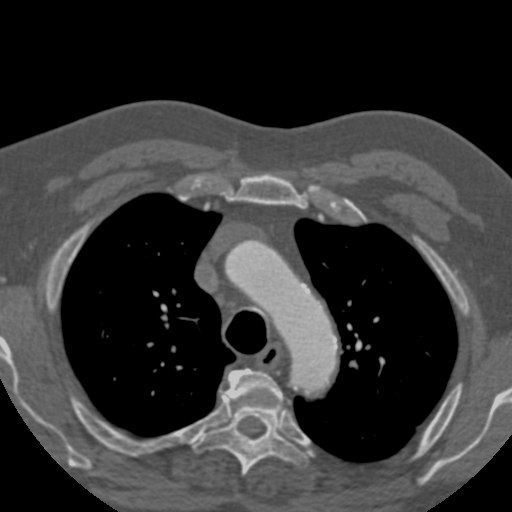
#> input picture p5/MartinRomeroRomero/datasets_Lab5/images/CT.png, 512 x 512 px; the run also reads 1 picture not shown here
$ jupyter execute Lab5.ipynb
#> lines starting #> are read from the running program, lines starting #| are printed output that depends on the picture; after the words box and inside, x2 and y2 are one past the last pixel; in counts of white or black regions, pixels touching at a corner belong together
## Master in Artificial Intelligence, USC, UDC, UVigo. 2023/2024
## COMPUTER VISION I

### Topic 4: Image Segmentation
### Part 2: morphological transformations, region growing, and tagging

[cell 1]
images_path = './datasets_Lab5/images/'

[cell 2]
import cv2
import sys
from matplotlib import pyplot as plt
import numpy as np
from skimage.morphology import (erosion, dilation, closing, opening, area_closing, area_opening)
from skimage import measure

#### Morphological transformations

**Exercise 1 [0.25 pts]:**
Load 'CT_lungs_noisy.png' and apply morphological transformations to clean the mask:
1. Eliminate the bronchi whithin the lungs.
2. Eliminate small noisy white blobs.

Use the code provided next to try different transformations (dilation, erosion, etc. with different structuring elements), MODIFY as needed, and explain your final choices. Save the resulting image.

[cell 3]
im_ct = cv2.imread(images_path + 'CT.png', cv2.IMREAD_GRAYSCALE)     # original image for reference
#> im_ct is the input picture: shape (512, 512); min 0, max 198, mean 51.5
im_ct_lungs = cv2.imread(images_path + 'CT_lungs_noisy.png', cv2.IMREAD_GRAYSCALE).astype(int)
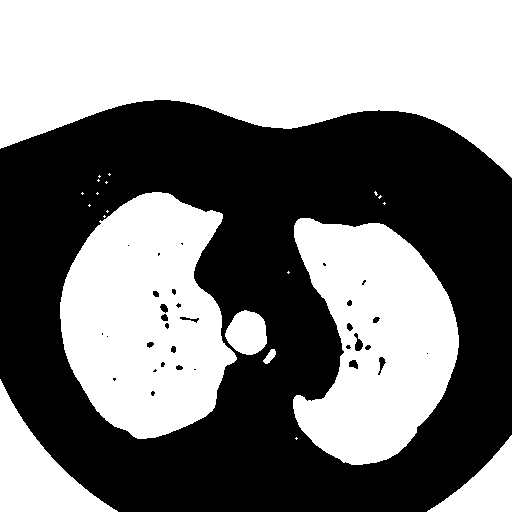
#> input picture p5/MartinRomeroRomero/datasets_Lab5/images/CT_lungs_noisy.png, 512 x 512 px
#> im_ct_lungs: shape (512, 512) int64; 50.1% white; 32 black regions (17 under 20 px), largest, box (x1, y1, x2, y2) and area: (0, 100, 512, 512) 130012, (354, 333, 363, 351) 89, (378, 357, 386, 375) 64
if im_ct is None or im_ct_lungs is None:
    sys.exit('Input images not found, check the path')

im_ct_lungs[np.where(im_ct_lungs==255)] = 1     # change from labels [0, 255] to [0, 1] to ease result's interpretation

fig, ax = plt.subplots(1, 2, figsize=(10, 10))
ax[0].imshow(im_ct, cmap='gray')
ax[1].imshow(im_ct_lungs, cmap='gray');

[cell 4]
# erosion, dilation, closing, opening?? with what parameters?

# First define a few structuring elements (SE) or kernels
se3_cross = np.array([[0,1,0],
                      [1,1,1],
                      [0,1,0]])

se3_unif = np.array([[1,1,1],
                     [1,1,1],
                     [1,1,1]])

se5_cross = np.array([[0,0,1,0,0],
                      [0,0,1,0,0],
                      [1,1,1,1,1],
                      [0,0,1,0,0],
                      [0,0,1,0,0]])


# Feel free to define and try other ones


fig, ax = plt.subplots(1, 3, figsize=(10, 10))
ax[0].imshow(se3_cross, cmap='gray')
ax[0].set_title('3x3 cross-shaped SE')
ax[1].imshow(se3_unif, cmap='gray')
ax[1].set_title('3x3 uniform SE')
ax[2].imshow(se5_cross, cmap='gray')
ax[2].set_title('5x5 cross-shaped SE');

[cell 5]
# EROSION
eroded_cross33 = erosion(im_ct_lungs, se3_cross)
#> eroded_cross33: shape (512, 512) int64; values 0 (black) and 1 (white), 49.1% white; 22 white regions (15 under 20 px), largest, box (x1, y1, x2, y2) and area: (0, 0, 512, 177) 61899, (61, 193, 236, 438) 29803, (294, 219, 458, 464) 26530
eroded_unif33 = erosion(im_ct_lungs, se3_unif)
#> eroded_unif33: shape (512, 512) int64; values 0 (black) and 1 (white), 48.6% white; 7 white regions, largest, box (x1, y1, x2, y2) and area: (0, 0, 512, 176) 61734, (61, 193, 236, 438) 29376, (294, 219, 458, 464) 26133
eroded_cross55 = erosion(im_ct_lungs, se5_cross)
#> eroded_cross55: shape (512, 512) int64; values 0 (black) and 1 (white), 48% white; 7 white regions, largest, box (x1, y1, x2, y2) and area: (0, 0, 512, 176) 61387, (62, 194, 235, 437) 28852, (295, 220, 457, 463) 25620

plt.figure(figsize=(10, 10))
plt.subplot(2, 2, 1)
plt.imshow(im_ct_lungs, cmap='gray'), plt.title('Original image')

plt.subplot(2, 2, 2)
plt.imshow(eroded_cross33, cmap='gray'), plt.title('Eroded, cross-shaped 3x3 kernel')

plt.subplot(2, 2, 3)
plt.imshow(eroded_unif33, cmap='gray'), plt.title('Eroded, uniform 3x3 kernel')

plt.subplot(2, 2, 4)
plt.imshow(eroded_cross55, cmap='gray'), plt.title('Eroded, cross-shaped 5x5 kernel');

[cell 6]
# DILATION
dilated_cross33 = dilation(im_ct_lungs, se3_cross)
#> dilated_cross33: shape (512, 512) int64; values 0 (black) and 1 (white), 51.2% white; 27 black regions (21 under 20 px), largest, box (x1, y1, x2, y2) and area: (0, 101, 512, 512) 127681, (356, 340, 362, 350) 46, (350, 361, 357, 368) 33, (161, 305, 167, 312) 28, (380, 358, 385, 368) 28, (162, 315, 167, 320) 20
dilated_unif33 = dilation(im_ct_lungs, se3_unif)
#> dilated_unif33: shape (512, 512) int64; values 0 (black) and 1 (white), 51.6% white; 23 black regions (18 under 20 px), largest, box (x1, y1, x2, y2) and area: (0, 101, 512, 512) 126586, (356, 340, 362, 350) 37, (350, 361, 357, 367) 27, (162, 305, 167, 311) 20, (380, 358, 384, 367) 20
dilated_cross55 = dilation(im_ct_lungs, se5_cross)
#> dilated_cross55: shape (512, 512) int64; values 0 (black) and 1 (white), 52.2% white; 17 black regions (15 under 20 px), largest, box (x1, y1, x2, y2) and area: (0, 102, 512, 512) 125293, (357, 341, 361, 349) 24

plt.figure(figsize=(10, 10))
plt.subplot(2, 2, 1)
plt.imshow(im_ct_lungs, cmap='gray'), plt.title('Original image')

plt.subplot(2, 2, 2)
plt.imshow(dilated_cross33, cmap='gray'), plt.title('Dilated, cross-shaped 3x3 kernel')

plt.subplot(2, 2, 3)
plt.imshow(dilated_unif33, cmap='gray'), plt.title('Dilated, uniform 3x3 kernel')

plt.subplot(2, 2, 4)
plt.imshow(dilated_cross55, cmap='gray'), plt.title('Dilated, cross-shaped 5x5 kernel')

[cell 7]
# We can also visualize the differences wrt initial mask
fig=plt.figure(figsize=(12, 10))
plt.subplot(1, 3, 1)
plt.imshow(im_ct_lungs - eroded_cross33), plt.title('Diff., eroded cross-shaped 3x3')

plt.subplot(1, 3, 2)
plt.imshow(im_ct_lungs - eroded_unif33), plt.title('Diff., eroded uniform 3x3')

plt.subplot(1, 3, 3)
plt.imshow(im_ct_lungs - eroded_cross55), plt.title('Diff., eroded cross-shaped 5x5') #, plt.colorbar(shrink=0.3, pad=0.01)

plt.figure(figsize=(12, 10))
plt.subplot(1, 3, 1)
plt.imshow(im_ct_lungs - dilated_cross33), plt.title('Diff., dilated cross-shaped 3x3')

plt.subplot(1, 3, 2)
plt.imshow(im_ct_lungs - dilated_unif33), plt.title('Diff., dilated uniform 3x3')

plt.subplot(1, 3, 3)
plt.imshow(im_ct_lungs - dilated_cross55), plt.title('Diff., dilated cross-shaped 5x5')    #, plt.colorbar(shrink=0.3, pad=0.01)

print('Unique values in original mask:', np.unique(im_ct_lungs))
#| Unique values in original mask: [0 1]
print('Unique values in original mask - eroded:', np.unique(im_ct_lungs - eroded_cross33))
#| Unique values in original mask - eroded: [0 1]
print('Unique values in original mask - dilated:', np.unique(im_ct_lungs-dilated_cross33))
#| Unique values in original mask - dilated: [-1  0]

[cell 8]
# OPENING
opened_cross33 = opening(im_ct_lungs, se3_cross)
#> opened_cross33: shape (512, 512) int64; values 0 (black) and 1 (white), 50.1% white; 32 black regions (17 under 20 px), largest, box (x1, y1, x2, y2) and area: (0, 100, 512, 512) 130017, (354, 333, 363, 351) 90, (378, 357, 386, 375) 64
opened_unif33 = opening(im_ct_lungs, se3_unif)
#> opened_unif33: shape (512, 512) int64; values 0 (black) and 1 (white), 50.1% white; 30 black regions (16 under 20 px), largest, box (x1, y1, x2, y2) and area: (0, 100, 512, 512) 130105, (160, 304, 169, 329) 112, (354, 333, 363, 351) 89
opened_cross55 = opening(im_ct_lungs, se5_cross)
#> opened_cross55: shape (512, 512) int64; values 0 (black) and 1 (white), 50.1% white; 29 black regions (16 under 20 px), largest, box (x1, y1, x2, y2) and area: (0, 100, 512, 512) 130129, (353, 333, 371, 351) 120, (160, 304, 169, 329) 113

plt.figure(figsize=(8, 8))
plt.subplot(2, 2, 1)
plt.imshow(im_ct_lungs, cmap='gray'), plt.title('Original image')

plt.subplot(2, 2, 2)
plt.imshow(opened_cross33, cmap='gray'), plt.title('Opened, cross-shaped 3x3 kernel')

plt.subplot(2, 2, 3)
plt.imshow(opened_unif33, cmap='gray'), plt.title('Opened, uniform 3x3 kernel')

plt.subplot(2, 2, 4)
plt.imshow(opened_cross55, cmap='gray'), plt.title('Opened, cross-shaped 5x5 kernel')

# Difference
plt.figure(figsize=(12, 10))
plt.subplot(1, 3, 1)
plt.imshow(im_ct_lungs - opened_cross33, cmap='gray'), plt.title('Diff., opening cross-shaped 3x3')

plt.subplot(1, 3, 2)
plt.imshow(im_ct_lungs - opened_unif33, cmap='gray'), plt.title('Diff., opening uniform 3x3')

plt.subplot(1, 3, 3)
plt.imshow(im_ct_lungs - opened_cross55, cmap='gray'),plt.title('Diff., opening cross-shaped 5x5');

[cell 9]
# CLOSING
closed_cross33 = closing(im_ct_lungs, se3_cross)
#> closed_cross33: shape (512, 512) int64; values 0 (black) and 1 (white), 50.2% white; 27 black regions (13 under 20 px), largest, box (x1, y1, x2, y2) and area: (0, 100, 512, 512) 130007, (355, 339, 363, 351) 72, (349, 360, 358, 369) 56
closed_unif33 = closing(im_ct_lungs, se3_unif)
#> closed_unif33: shape (512, 512) int64; values 0 (black) and 1 (white), 50.2% white; 23 black regions (10 under 20 px), largest, box (x1, y1, x2, y2) and area: (0, 100, 512, 512) 129968, (355, 339, 363, 351) 73, (349, 360, 358, 368) 57
closed_cross55 = closing(im_ct_lungs, se5_cross)
#> closed_cross55: shape (512, 512) int64; values 0 (black) and 1 (white), 50.3% white; 16 black regions (5 under 20 px), largest, box (x1, y1, x2, y2) and area: (0, 100, 512, 512) 129903, (355, 339, 363, 351) 65, (349, 360, 358, 368) 45

plt.figure(figsize=(8, 8))
plt.subplot(2, 2, 1)
plt.imshow(im_ct_lungs, cmap='gray'), plt.title('Original image')

plt.subplot(2, 2, 2)
plt.imshow(closed_cross33, cmap='gray'), plt.title('Closed, cross-shaped 3x3 kernel')

plt.subplot(2, 2, 3)
plt.imshow(closed_unif33, cmap='gray'), plt.title('Closed, uniform 3x3 kernel')

plt.subplot(2, 2, 4)
plt.imshow(closed_cross55, cmap='gray'), plt.title('Closed, cross-shaped 5x5 kernel')

# Difference
plt.figure(figsize=(12, 10))
plt.subplot(1, 3, 1)
plt.imshow(im_ct_lungs - closed_cross33, cmap='gray'), plt.title('Diff., closing cross-shaped 3x3')

plt.subplot(1, 3, 2)
plt.imshow(im_ct_lungs - closed_unif33, cmap='gray'), plt.title('Diff., closing uniform 3x3')

plt.subplot(1, 3, 3)
plt.imshow(im_ct_lungs - closed_cross55, cmap='gray'), plt.title('Diff., closing cross-shaped 5x5');
#plt.colorbar(shrink=0.3)

__*Area Opening*__ and __*Area Closing*__ are similar to morphological operations but with a *deformable* structuring element (no fixed shape).
Parameter: area_threshold

[cell 10]
area_opened_7 = area_opening(im_ct_lungs, area_threshold=7)
#> area_opened_7: shape (512, 512) int64; values 0 (black) and 1 (white), 50.1% white; 32 black regions (17 under 20 px), largest, box (x1, y1, x2, y2) and area: (0, 100, 512, 512) 130072, (354, 333, 363, 351) 89, (378, 357, 386, 375) 64
area_closed_10 = area_closing(im_ct_lungs, area_threshold=105)
#> area_closed_10: shape (512, 512) int64; values 0 (black) and 1 (white), 50.4% white; 1 black region, box (x1, y1, x2, y2) and area: (0, 100, 512, 512) 130012

plt.figure(figsize=(15, 10))
plt.subplot(1, 3, 1)
plt.imshow(im_ct_lungs, cmap='gray'), plt.title('Original image')

plt.subplot(1, 3, 2)
plt.imshow(area_opened_7, cmap='gray'), plt.title('Area opened, max = 7')

plt.subplot(1, 3, 3)
plt.imshow(area_closed_10, cmap='gray'), plt.title('Area closed, max = 10')

[cell 11]
###  YOUR CODE

# This closing removes the small black bronchis in the lungs
out_mask = area_closing(im_ct_lungs, area_threshold=105)

#This opening finishes to remove the small white noise in the lungs
out_mask=opening(out_mask, se3_cross)
#> out_mask: shape (512, 512) int64; values 0 (black) and 1 (white), 50.4% white; 1 black region, box (x1, y1, x2, y2) and area: (0, 100, 512, 512) 130017
out_mask=opening(out_mask, se5_cross)
#> out_mask: shape (512, 512) int64; values 0 (black) and 1 (white), 50.4% white; 1 black region, box (x1, y1, x2, y2) and area: (0, 100, 512, 512) 130126
out_mask=opening(out_mask, se3_unif)
#> out_mask: shape (512, 512) int64; values 0 (black) and 1 (white), 50.4% white; 1 black region, box (x1, y1, x2, y2) and area: (0, 100, 512, 512) 130141

# Show the results
plt.figure(figsize=(12, 10))
plt.subplot(1, 2, 1)
plt.imshow(im_ct_lungs, cmap='gray'), plt.title('Original image')
plt.subplot(1, 2, 2)
plt.imshow(out_mask, cmap='gray'), plt.title('Output mask')
plt.figure()
plt.imshow(im_ct_lungs - out_mask)
plt.colorbar()
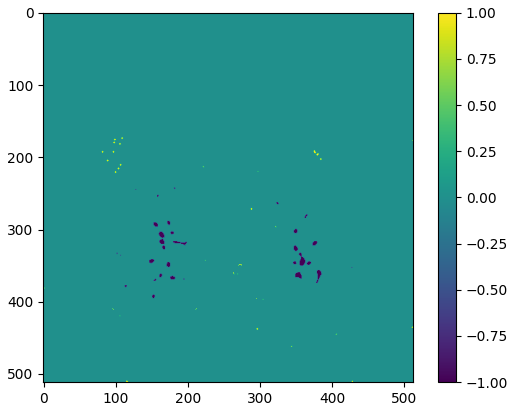
#> figure drawn by matplotlib, 2 panels

With these transformations we are able to remove noise from the image and achieve a much clearer image.

#### Region growing and tagging

**Exercise 2 [0.25 pts]:** Using the previously obtained clean mask, segment each lung:
1. Apply region growing to separate the different regions in the mask. Use the flood_fill() from skimage.segmentation implementation.
2. Tag the lungs as follows: left lung = 1; right lung = 2; background = 0 (see Figure next). Save the resulting image.

[cell 12]
###  YOUR CODE
from skimage.segmentation import flood_fill

# Aplica flood_fill para etiquetar los pulmones
#Left lung
labeled_lungs=flood_fill(out_mask, (300,150), 1)

#Rihgt lung
labeled_lungs=flood_fill(labeled_lungs, (300, 400), 2)
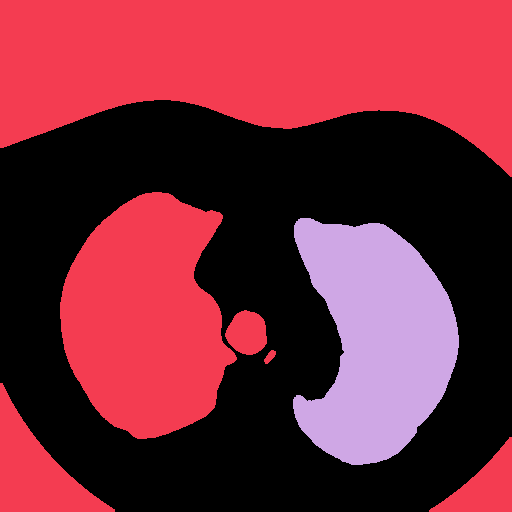
#> labeled_lungs: shape (512, 512) int64; 3 distinct labels, from 0 to 2; one colour per label, 0 black

#Background
labeled_lungs=flood_fill(labeled_lungs, (0, 0), 0)
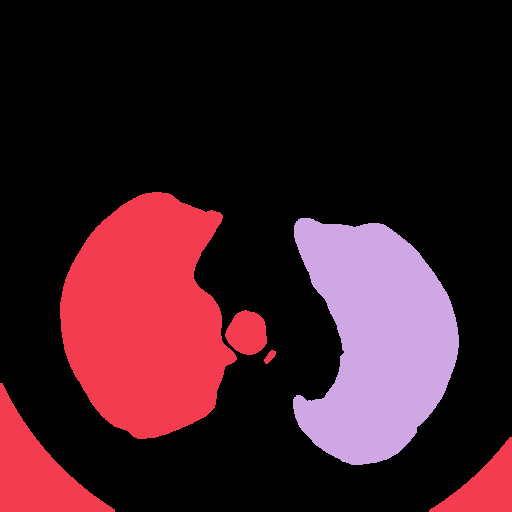
#> labeled_lungs: shape (512, 512) int64; 3 distinct labels, from 0 to 2; one colour per label, 0 black
labeled_lungs=flood_fill(labeled_lungs, (500, 50), 0)
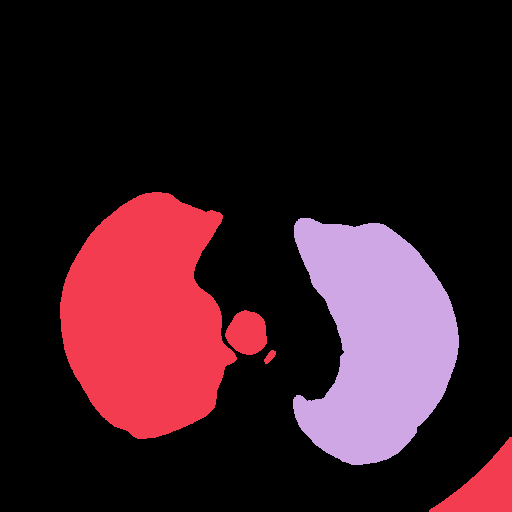
#> labeled_lungs: shape (512, 512) int64; 3 distinct labels, from 0 to 2; one colour per label, 0 black
labeled_lungs=flood_fill(labeled_lungs, (500, 500), 0)
#> labeled_lungs: shape (512, 512) int64; 3 distinct labels, from 0 to 2
labeled_lungs=flood_fill(labeled_lungs, (333, 245), 0)
#> labeled_lungs: shape (512, 512) int64; 3 distinct labels, from 0 to 2
labeled_lungs=flood_fill(labeled_lungs, (358, 272), 0)
#> labeled_lungs: shape (512, 512) int64; 3 distinct labels, from 0 to 2


# Muestra las imágenes resultantes
fig, ax = plt.subplots(1, 2, figsize=(18, 6))
ax[0].imshow(out_mask, cmap='gray')
ax[0].set_title('Clean Mask')

ax[1].imshow(labeled_lungs)
ax[1].set_title('Labeled Lungs')

plt.show()

cv2.imwrite(images_path+'labeled_lung.png', labeled_lungs)
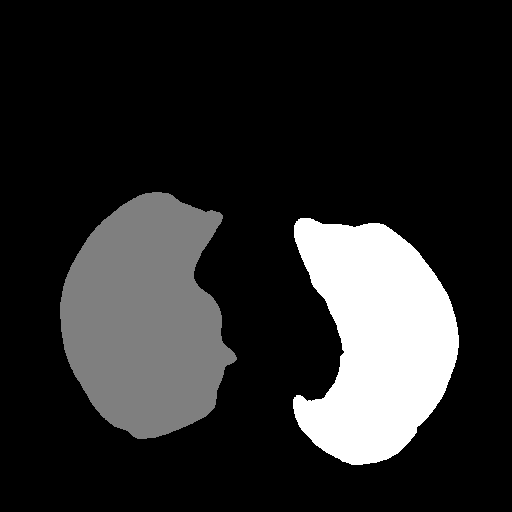
#> saved as labeled_lung.png: shape (512, 512); min 0, max 2, mean 0.33; drawn with min black and max white
#> Out = True

##### To segment as desired, we define a series of points. One in each lung, which will form a region, and the points in all the regions that are not lungs (we have to define several because they are not all interconnected with each other).

Another image processing tool that could have been used to separate the lungs is __*'Connected components'*__. A connected component consists of the set of pixels/voxels that are linked to each other. See example next.

[cell 13]
blobs = measure.label(out_mask)         # implementation of the connected components filter. It labels connected regions of an integer array
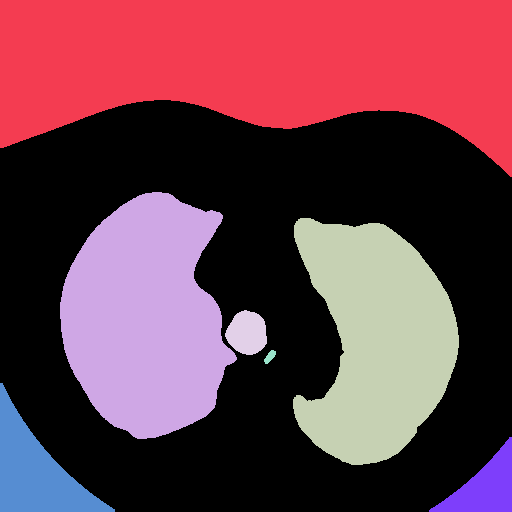
#> blobs: shape (512, 512) int64; 8 distinct labels, from 0 to 7; one colour per label, 0 black
print('Found', len(np.unique(blobs)) - 1, 'connected components')
#| Found 7 connected components

plt.figure(figsize=(6, 6))
plt.subplot(1, 2, 1)
plt.imshow(out_mask, cmap='gray'), plt.title('Mask')
plt.subplot(1, 2, 2)
plt.imshow(blobs), plt.title('Different clusters')
plt.colorbar(shrink=.4)
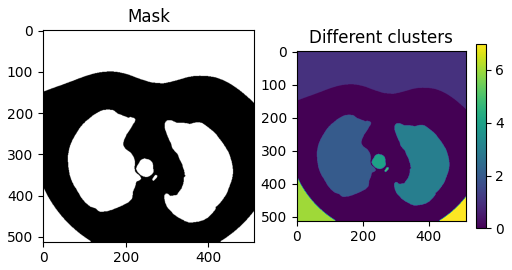
#> figure drawn by matplotlib, 3 panels

[cell 14]
# Now we can find out which labels correspond to the lungs by directly inspecting the mask or using a condition (e.g. biggest/smallest cluster?;
# condition relating to location (not region including any border, etc.))

left_lung_label = 2        # is it this label??
right_lung_label = 3

left_lung = out_mask.copy()
left_lung[np.where(blobs != left_lung_label)] = 0
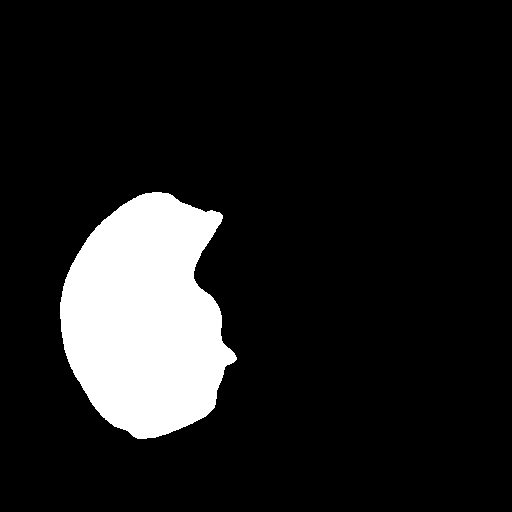
#> left_lung: shape (512, 512) int64; values 0 (black) and 1 (white), 11.9% white; 1 white region, box (x1, y1, x2, y2) and area: (60, 192, 237, 439) 31084

right_lung = out_mask.copy()
right_lung[np.where(blobs != right_lung_label)] = 0
#> right_lung: shape (512, 512) int64; values 0 (black) and 1 (white), 10.6% white; 1 white region, box (x1, y1, x2, y2) and area: (293, 218, 459, 465) 27769

plt.figure(figsize=(6, 6))
plt.subplot(1, 2, 1)
plt.imshow(left_lung, 'gray'), plt.title('Left lung')
plt.subplot(1, 2, 2)
plt.imshow(right_lung, 'gray'), plt.title('Right lung')

#### Image segmentation, real examples

**Exercise 3 [0.50 pts]:**
Segment the Aorta from 'CT.png' (see Figure next) and compute its area:
1. Segment the brightest regions using intensity-based thresholding.
2. Apply some of the methods seen today to isolate the Aorta. Explain your choice.
3. Compute the area. The pixel's size is aprox 0.36 $mm^2$.


[cell 15]
###  YOUR CODE
im_ct = cv2.imread(images_path + 'CT.png', cv2.IMREAD_GRAYSCALE)     # original image for reference

# Threshold the image to get the bones
threshold = 144

# Create a mask with the bones
bones_mask = np.zeros_like(im_ct)
bones_mask[np.where(im_ct > threshold)] = 1

# Apply opening to remove the small white noise in the bones
bones_mask=opening(bones_mask, np.ones((15,15)))


# Count the number of white pixels in the mask
white_pixel_count = cv2.countNonZero(bones_mask)

# Calculate the area of the bones
area=white_pixel_count*0.36

# Show the results
print('Number of white pixels: ', white_pixel_count)
print('Area: ',area, 'mm2')
plt.figure(figsize=(15, 15))
plt.subplot(1, 2, 1)
plt.imshow(im_ct, 'gray'), plt.title('Original image')
plt.subplot(1, 2, 2)
plt.imshow(bones_mask, 'gray'), plt.title('Different clusters')
plt.show()
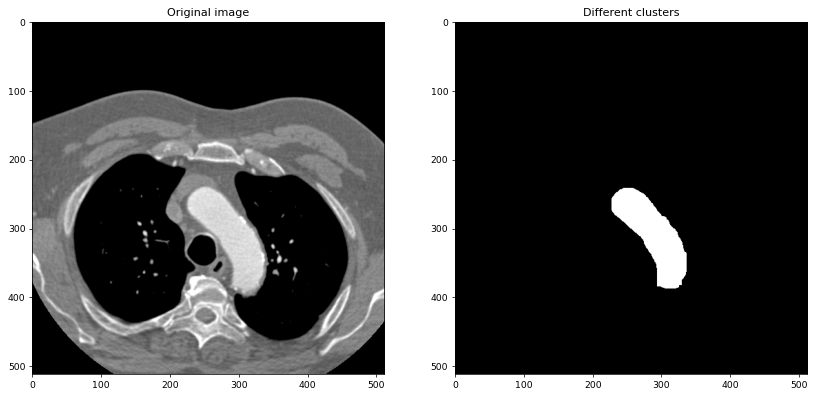
#> figure drawn by matplotlib, 2 panels

##### After isolating the image of the aorta, we calculate the blank pixels and the area they occupy. Even so, this area may be smaller than it actually is because some pixels corresponding to the aorta have been lost due to the filtering process.

**Exercise 4 [0.50 pts]:**
Automatically estimate the number of cells in 'cells.png' (see Figure next). Note that some cells are joined together.

[cell 16]
# First binarize the image.
im_cells = plt.imread(images_path + '/cells.jpg')
cells_mask = im_cells[:, :, 2] < 50
cells_mask = cells_mask.astype(int)


img=cells_mask

# Apply morphological operations to separate the cells
img=erosion(img, se5_cross)
img=erosion(img, se5_cross)
img=opening(img, se5_cross)
img=erosion(img, se5_cross)

# Apply connected components to detect the cells
blobs = measure.label(img)
print('Found', len(np.unique(blobs)) - 1, 'connected components')
#| Found 93 connected components

# Show the results
fig, ax = plt.subplots(1, 3, figsize=(20, 20))
ax[0].imshow(im_cells)
ax[0].set_title('Original image')
ax[1].imshow(cells_mask, cmap='gray')
ax[1].set_title('Cells mask')
ax[2].imshow(blobs, cmap='gray')
ax[2].set_title('Circle detection')
